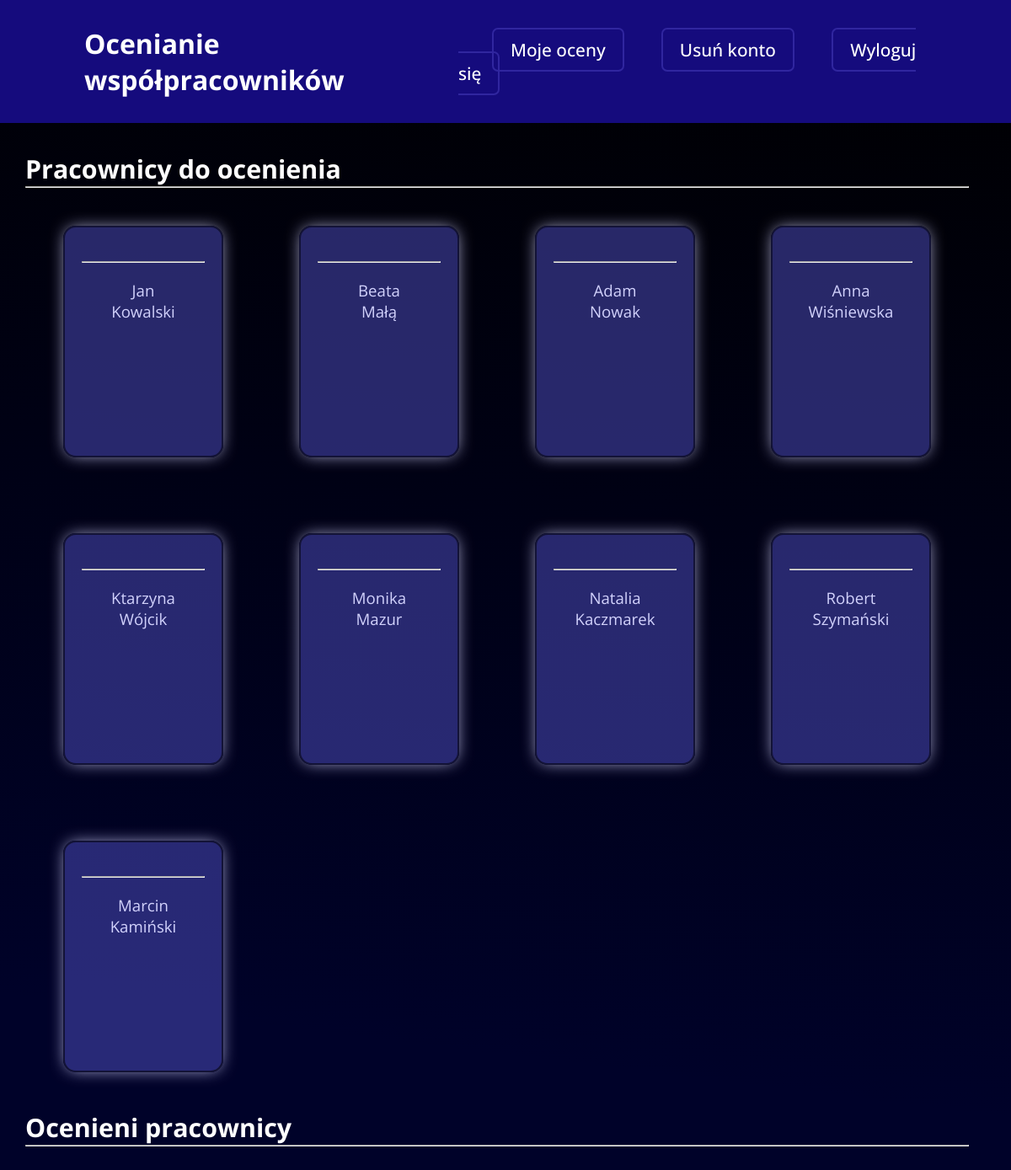
Screenshot of /zalogowany/ocenia.php (signed in) with the database file from the repository.
### tables this page shows
CREATE TABLE `uzytkownicy` (
  `id` int(11) NOT NULL,
  `name` varchar(60) DEFAULT NULL,
  `surname` varchar(80) DEFAULT NULL,
  `email` varchar(200) DEFAULT NULL,
  `password` varchar(256) DEFAULT NULL,
  `teamID` int(11) DEFAULT NULL
);

### zalogowany/ocenia.php (the view, shortened to what this page needs)
<?php
$conn = new mysqli("localhost", "root", "", "ocena_pracownikow");
$logged_userID = $_SESSION['user_id'];
$employee_to_evaluate_icons = "";
$users = $conn->query("SELECT id, name, surname, teamID FROM uzytkownicy");
while($user = $users->fetch_assoc()) {
    $q = $conn->prepare("SELECT id_oceny, id_oceniajacego, id_ocenianego FROM oceny WHERE id_oceniajacego = ? AND id_ocenianego = ?");
    $q->bind_param("ii", $logged_userID, $user['id']);
    $q->execute();
    $result = $q->get_result();
    $q2 = $conn->prepare("SELECT id, name, surname, teamID FROM uzytkownicy WHERE id = ?");
    $q2->bind_param("i", $logged_userID);
    $q2->execute();
    $result2 = $q2->get_result();
    $logged_user = $result2->fetch_assoc();
    if($user['id'] != $logged_userID && $result->num_rows === 0 && $user['teamID'] == $logged_user['teamID']) {
        $employee_to_evaluate_icons .=
        "<button class=\"employee-icon employee_to_evaluate-icon\" onclick=\"ShowFormPopup(".$user['id'].")\">
            <ion-icon name=\"person-circle\"></ion-icon>
            <hr>
            <span>".$user['name']."</span>
            <span>".$user['surname']."</span>
        </button>";
    }
}
?>
<!DOCTYPE html>
<html lang="en">
<head>
    <link rel="stylesheet" href="style.css">
</head>
<body>
    <header>
        <h1>Ocenianie współpracowników</h1>
        <nav>
            <a href="../mojeOceny/moje_oceny.php">Moje oceny</a>
            <a id="delete-account-btn" onclick="window.location.href = '../deleteAccount/delete_account.php';">Usuń konto</a>
            <a href="\ocena_pracownikow\index.php">Wyloguj się</a>
        </nav>
    </header>
    <main>
        <h2>Pracownicy do ocenienia</h2>
        <hr>
        <div class="to_evaluate_box employee_box">
            <?php
                echo $employee_to_evaluate_icons;
            ?>
        </div>
        <h2>Ocenieni pracownicy</h2>
        <hr>
    </main>
</body>
</html>

### zalogowany/style.css (style rules this page uses)
* { margin: 0; padding: 0; box-sizing: border-box; font-family: 'Open Sans', sans-serif; color: #ffffff; }
body { min-height: 100vh; width: 100%; background: rgb(0,0,0); background: linear-gradient(187deg, rgba(0,0,0,1) 0%, rgb(0, 2, 41) 80%); }
header { position: fixed; top: 0; right: 0; width: 100%; padding: 30px 100px; background-color: #150b7d; color: white; z-index: 99; display: flex; justify-content: space-between; align-items: center; }
nav a { position: relative; text-decoration: none; color: #ffffff; font-weight: 500; margin-left: 40px; font-size:1.3em; border: 2px solid #30269f; border-radius: 7px; outline: none; background: transparent; cursor: pointer; padding: 10px 20px; }
main { position: relative; width: 100%; padding: 180px 50px 150px 30px; }
h2 { font-size: 1.9em; }
.employee_box { display: flex; flex-wrap: wrap; flex-direction: row; }
.employee_box .employee-icon { height: 275px; width: 190px; margin: 45px; padding: 20px; border: 2px solid rgb(19, 19, 55); border-radius: 15px; background: rgba(80, 80, 197, 0.5); box-shadow: 0px 0px 19px -4px #d2d2fc; display: flex; flex-direction: column; align-items: center; }
.employee_box .employee-icon hr { color: #d2d2fc; margin: 20px 0; width: 100%; }
.employee_box .employee-icon span { color: #d2d2fc; font-size: 1.4em; }

### rows the page displays
uzytkownicy: name "Jan", surname "Kowalski"
uzytkownicy: name "Beata", surname "Małą"
uzytkownicy: name "Adam", surname "Nowak"
uzytkownicy: name "Anna", surname "Wiśniewska"
uzytkownicy: name "Ktarzyna", surname "Wójcik"
uzytkownicy: name "Monika", surname "Mazur"
uzytkownicy: name "Natalia", surname "Kaczmarek"
uzytkownicy: name "Robert", surname "Szymański"
uzytkownicy: name "Marcin", surname "Kamiński"
